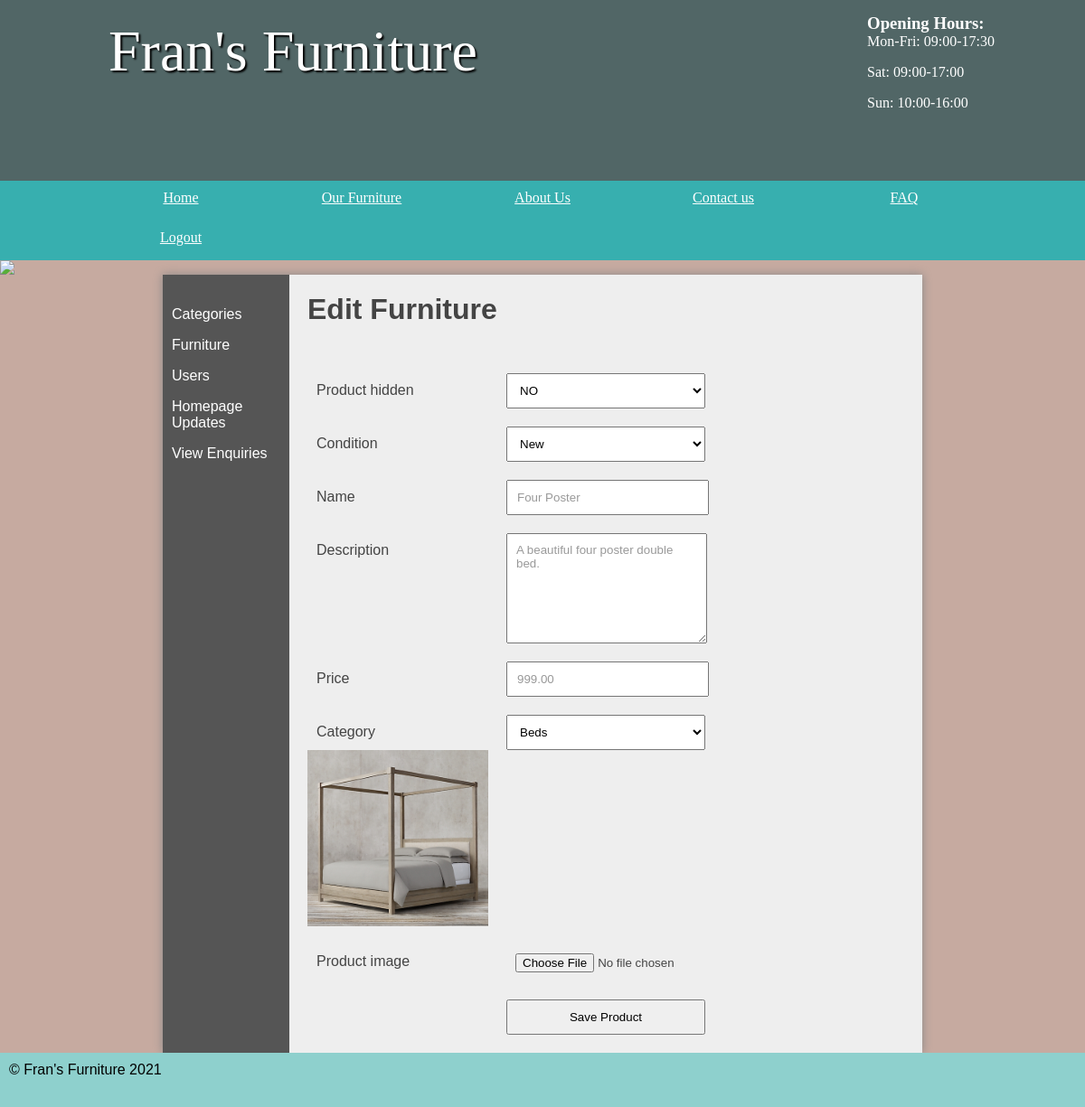
/furniture/public/admin/editfurniture.php?id=1 (signed in), run on the app's committed database.
### tables this page shows
CREATE TABLE `furniture` (
  `id` int(11) NOT NULL AUTO_INCREMENT,
  `name` varchar(45) DEFAULT NULL,
  `description` varchar(2000) DEFAULT NULL,
  `price` decimal(5,2) DEFAULT NULL,
  `categoryId` int(11) DEFAULT NULL,
  `hide` int(1) DEFAULT NULL,
  `condition` int(1) DEFAULT NULL,
  PRIMARY KEY (`id`)
);

### furniture/public/admin/editfurniture.php (the view, shortened to what this page needs)
<?php
$pdo = new PDO('mysql:dbname=furniture;host=127.0.0.1', 'student', 'student', [PDO::ATTR_ERRMODE => PDO::ERRMODE_EXCEPTION]);
?>
<!DOCTYPE html>
<html>
	<head>
		<link rel="stylesheet" href="/styles.css"/>
	</head>
	<body>
	<header>
		<section>
			<?php include_once '../openinghours.php';?>
			<h1>Fran's Furniture</h1>
		</section>
	</header>
	<?php include_once 'loginnav.php'?>
<img src="/images/randombanner.php"/>
	<main class="admin">
	<section class="left">
		<?php include_once 'catnav.php';?>
	</section>
	<section class="right">
	<?php
if (isset($_POST['submit'])) {
    $stmt = $pdo->prepare('UPDATE furniture
								SET name = :name,
								    description = :description,
								    price = :price,
								    categoryId = :categoryId,
									`hide` = :hide,
									`condition` = :condition
								   WHERE id = :id
						');
    $criteria = [
        'name' => $_POST['name'],
        'description' => $_POST['description'],
        'price' => $_POST['price'],
        'categoryId' => $_POST['categoryId'],
        'hide' => $_POST['hide'],
        'condition' => $_POST['condition'],
        'id' => $_POST['id'],
    ];
    $stmt->execute($criteria);
    if ($_FILES['image']['error'] == 0) {
        $fileName = $_POST['id'] . '.jpg';
        move_uploaded_file($_FILES['image']['tmp_name'], '../images/furniture/' . $fileName);
    }
    echo 'Product saved';
} else {
    if (isset($_SESSION['loggedin']) && $_SESSION['loggedin'] == true) {
        $furniture = $pdo->query('SELECT * FROM furniture WHERE id = ' . $_GET['id'])->fetch();
        ?>
			<h2>Edit Furniture</h2>
			<form action="editfurniture.php" method="POST" enctype="multipart/form-data">
				<label>Product hidden</label>
				<select name="hide">
					<option value="0" <?php if ($furniture['hide'] == 0) {echo "selected";}?>>NO</option>
				</select>
				<label>Condition</label>
				<select name="condition">
					<option value="1" <?php if ($furniture['condition'] == 1) {echo "selected";}?>>New</option>
				</select>
				<label>Name</label>
				<input type="text" name="name" value="<?php echo $furniture['name']; ?>" />
				<label>Description</label>
				<textarea name="description"><?php echo $furniture['description']; ?></textarea>
				<label>Price</label>
				<input type="text" name="price" value="<?php echo $furniture['price']; ?>" />
				<label>Category</label>
				<select name="categoryId">
				<?php
$stmt = $pdo->prepare('SELECT * FROM category');
        $stmt->execute();
        foreach ($stmt as $row) {
            if ($furniture['categoryId'] == $row['id']) {
                echo '<option selected="selected" value="' . $row['id'] . '">' . $row['name'] . '</option>';
            } else {
                echo '<option value="' . $row['id'] . '">' . $row['name'] . '</option>';
            }
        }
        ?>
				</select>
				<?php
        if (file_exists('../images/furniture/' . $furniture['id'] . '.jpg')) {
            echo '<img style="width: 200px; clear: both" src="../images/furniture/' . $furniture['id'] . '.jpg" />';
        }
        ?>
				<label>Product image</label>
				<input type="file" name="image" />
				<input type="submit" name="submit" value="Save Product" />
			</form>
		<?php
}
}
?>
</section>
	</main>
	<?php include_once '../footer.php'?>
</body>
</html>

### furniture/public/styles.css (style rules this page uses)
* { margin: 0; padding: 0; }
html { font-family: 'Oxygen-Regular', verdana, sans-serif; }
body { background-color: #C6AAA0; }
header { background-color: #516666 ; color: white; height: 200px; }
header section { width: 1000px; display: block; margin:auto; }
header h1 { float: left; margin-left: 20px; }
body > img { width: 100%; display: block; }
header section { display: block; font-family: 'Mr Dafoe', cursive; }
header h1 { font-weight: normal; }
h1 { font-size:4em; color: white; text-align: center; padding-top: 20px; text-shadow: 2px 2px 2px #000; }
main { min-height: 75vh; background-color: #eee; width: 70vw; display: block; margin: auto; box-shadow: 0px 0px 10px #888; color:#444; }
main h2 { font-size:2em; }
p, li, h2 { margin-bottom: 1em; }
form select, form label, form input, form textarea { float: left; width: 200px; padding: 10px; margin-top: 20px; }
form label { clear: left; }
textarea { height: 100px; }
form input[type="text"], form input[type="password"], textarea { color: #999; font-family: verdana, sans-serif }
input[type="submit"] { clear: both; margin-left: 220px; width: 220px; }
form select { width: 220px; }
.stock, .admin { display: table; }
.stock > ul, .admin .left { width: 10vw; list-style-type: none; display: table-cell; padding: 10px; background-color: #555; margin: 0; }
.stock .products, .admin .right { display: table-cell; padding: 20px; }
.right { padding: 20px; }
main img { display: block; }

### data on the page
furniture: hide "NO", condition "New", name "Four Poster", description "A beautiful four poster double bed.", price "999.00"

### other printed values
form field categoryId "Beds"
